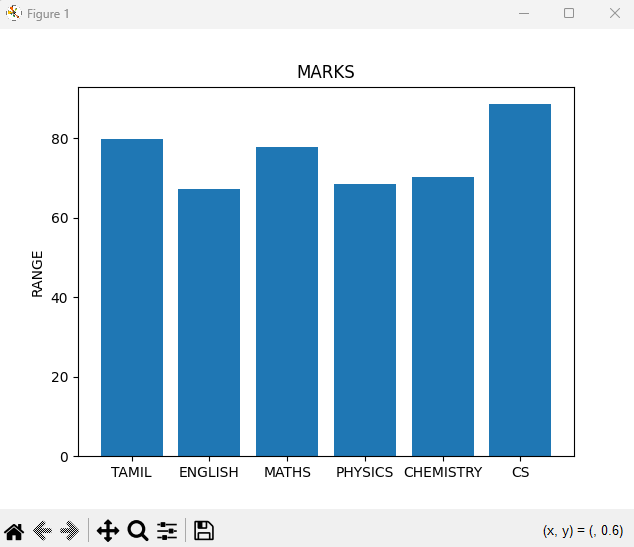

This chart was generated by the following Python code:
import matplotlib.pyplot as plt
labels = ["TAMIL", "ENGLISH", "MATHS", "PHYSICS", "CHEMISTRY", "CS"]
usage = [79.8, 67.3, 77.8, 68.4, 70.2, 88.5]
y_positions = range (len(labels))
plt.bar (y_positions, usage)
plt.xticks (y_positions, labels)
plt.ylabel ("RANGE")
plt.title ("MARKS")
plt.show()
